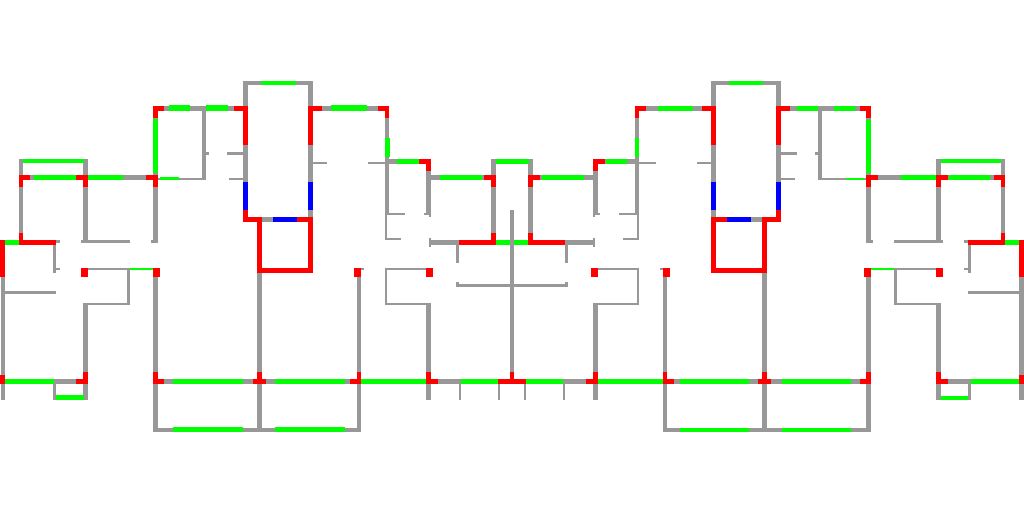
#> input picture 3D BIM_2D drawings/Stage_3-From_image_2_BIM/test (1)_7degree.png, 1024 x 512 px
$ python Shear_walls_From_Image_2_Excel.py
#> lines starting #> are read from the running program, lines starting #| are printed output that depends on the picture; after the words box and inside, x2 and y2 are one past the last pixel; in counts of white or black regions, pixels touching at a corner belong together
import xlrd
import xlwt
#import cv2
import numpy as np
import copy
from PIL import Image
import matplotlib.pyplot as plt


def RGB_loader(Image_path):
#> called with Image_path = './test (1)_7degree.png'
    image = Image.open(Image_path) # image 对象
#> image is the input picture: PIL image 1024x512 RGB; mean R, G, B 246.7, 247.5, 243.6
    image = image.convert('RGB') # RGB channel
    image = np.array(image) # image对象转成数组
    return(image)


def Flip_image(img, H, W):

    img_flip = np.full((H,W,3), 255)

    for i in range(H):
        img_flip[i,:,:] = img[H-1-i,:,:]

    return img_flip


def Is_red(i, j, Image):
    if Image[i,j,0] == 255 and Image[i,j,1] == 0 and Image[i,j,2] == 0:
        return 1
    else:
        return 0


def Line_is_red(line, left, Width, Image):
    for i in range(Width):
        if not Is_red(line, left+i, Image):
            return 0
    return 1


def Find_Width_Height(H, W, top, left, Image, Used):
    """_summary_

    Args:
        top (_type_): coordinate
        left (_type_): coordinate
        Image (_type_): Image data
        Used (_type_): Flag data
    """
    Width = 1
    if (left+Width < W):
        while Is_red(top, left+Width, Image):
            Width += 1
            if left+Width >= W:
                break

    Height = 1
    if (top+Height < H):
        while Line_is_red(top+Height, left, Width, Image):
            Height += 1
            if top+Height >= H:
                break

    return Width, Height


def From_coordinate_to_Wall(Ratio, top, left, Wall_Width, Wall_Height):
    if Wall_Width <= Wall_Height:
        Wall_direction = 'Y'
    else:
        Wall_direction = 'X'

    if Wall_direction == 'Y':
        Start_x = left*Ratio + Wall_Width/2*Ratio
        Start_y = top*Ratio + 0.5*Ratio
        End_x = Start_x
        End_y = Start_y + (Wall_Height-1)*Ratio
        Length = End_y - Start_y
    else:
        Start_x = left*Ratio + 0.5*Ratio
        Start_y = top*Ratio + Wall_Height/2*Ratio
        End_x = Start_x + (Wall_Width-1)*Ratio
        End_y = Start_y
        Length = End_x - Start_x
    return (Start_x, Start_y), (End_x, End_y), (Wall_direction, Length)


def From_Wall_to_text(StartPoint, EndPoint, Direction):

    # Line(StartPoint = Point(X = -22050.199, Y = -5635.206, Z = 29800.000), EndPoint = Point(X = -22050.199, Y = 5314.794, Z = 29800.000), Direction = Vector(X = 0.000, Y = 10950.000, Z = 0.000, Length = 10950.000))

    StartPoint_string = f"Line(StartPoint = Point(X = {StartPoint[0]:f}, Y = {StartPoint[1]:f}, Z = 0.0), "
    EndPoint_string = f"EndPoint = Point(X = {EndPoint[0]:f}, Y = {EndPoint[1]:f}, Z = 0.0), "

    if Direction[0] == 'X':
        Direction_string = f"Direction = Vector(X = {Direction[1]:f}, Y = 0.000, Z = 0.000, Length = {abs(Direction[1]):f}))"
    else:
        Direction_string = f"Direction = Vector(X = 0.000, Y = {Direction[1]:f}, Z = 0.000, Length = {abs(Direction[1]):f}))"

    text = StartPoint_string + EndPoint_string + Direction_string
    return text


def Save_Excel_file(File_name, Wall_List):
    Wall_book = xlwt.Workbook(encoding='utf-8')
    Wall_sheet = Wall_book.add_sheet('Sheet1')

    for i in range(len(Wall_List)):
        Wall_sheet.write(i,0,Wall_List[i])

    Wall_book.save(File_name)


if __name__ =="__main__":
    Folder = './'
    Image_name = 'test (1)_7degree.png'
    Image = RGB_loader(Folder+Image_name) # print(Image_selected.shape) # (352, 352, 3)
    H = Image.shape[0]
#> H = 512
    W = Image.shape[1]
#> W = 1024

    Image = Flip_image(Image, H, W)
#> after the loop in Flip_image, `for i in range(H):`:
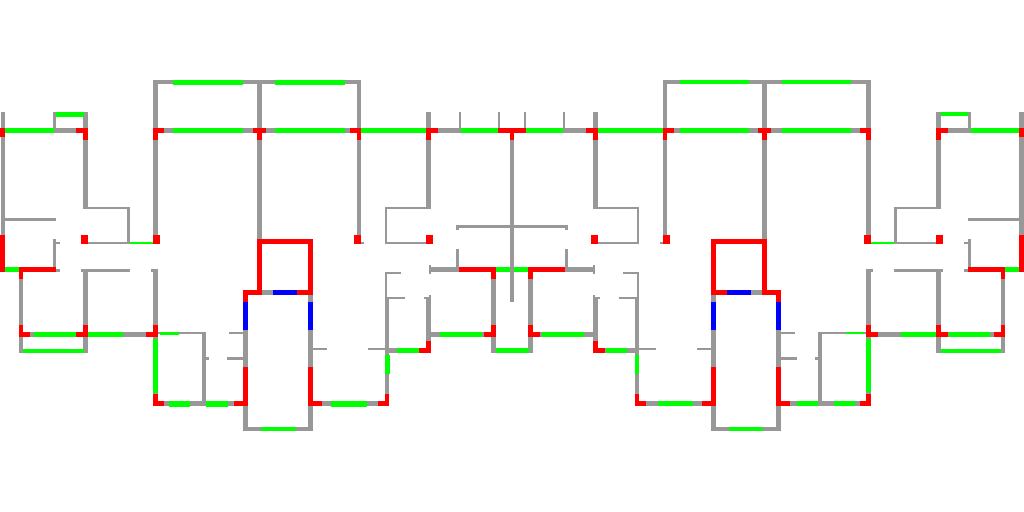
#> img_flip: shape (512, 1024, 3) int64; mean R, G, B 246.7, 247.5, 243.6

    Ratio = 30 # Real distance = pixel * Ratio
    Used = np.zeros((H,W))
    Wall_List = []

    for i in range(H):
        for j in range(W):
            if (Is_red(i, j, Image)) and (not Used[i,j]):
                top = i
                left = j
                Block_Width, Block_Height = Find_Width_Height(H, W, top, left, Image, Used)
                Used[i:i+Block_Height, j:j+Block_Width] = 1
                StartPoint, EndPoint, Direction = From_coordinate_to_Wall(Ratio, top, left, Block_Width, Block_Height)
                Wall_List.append(From_Wall_to_text(StartPoint, EndPoint, Direction))
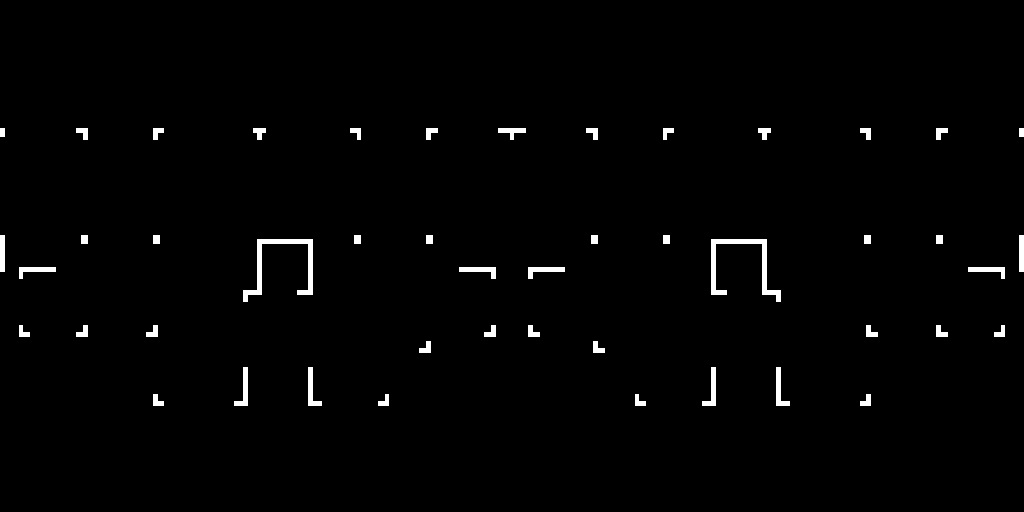
#> Used: shape (512, 1024) float64; values 0 (black) and 1 (white), 1.3% white; 47 white regions, largest, box (x1, y1, x2, y2) and area: (243, 239, 313, 302) 950, (711, 239, 781, 302) 950, (234, 367, 248, 406) 240
#> after the loop, Wall_List = 90 items

    # Excel file
    Excel_file_name = 'Shear_walls.xls'
    Save_Excel_file(Folder+Excel_file_name, Wall_List)
#> (the call stopped at in Save_Excel_file, `Wall_book = xlwt.Workbook(encoding='utf-8')`: xlwt is not available in this run)
